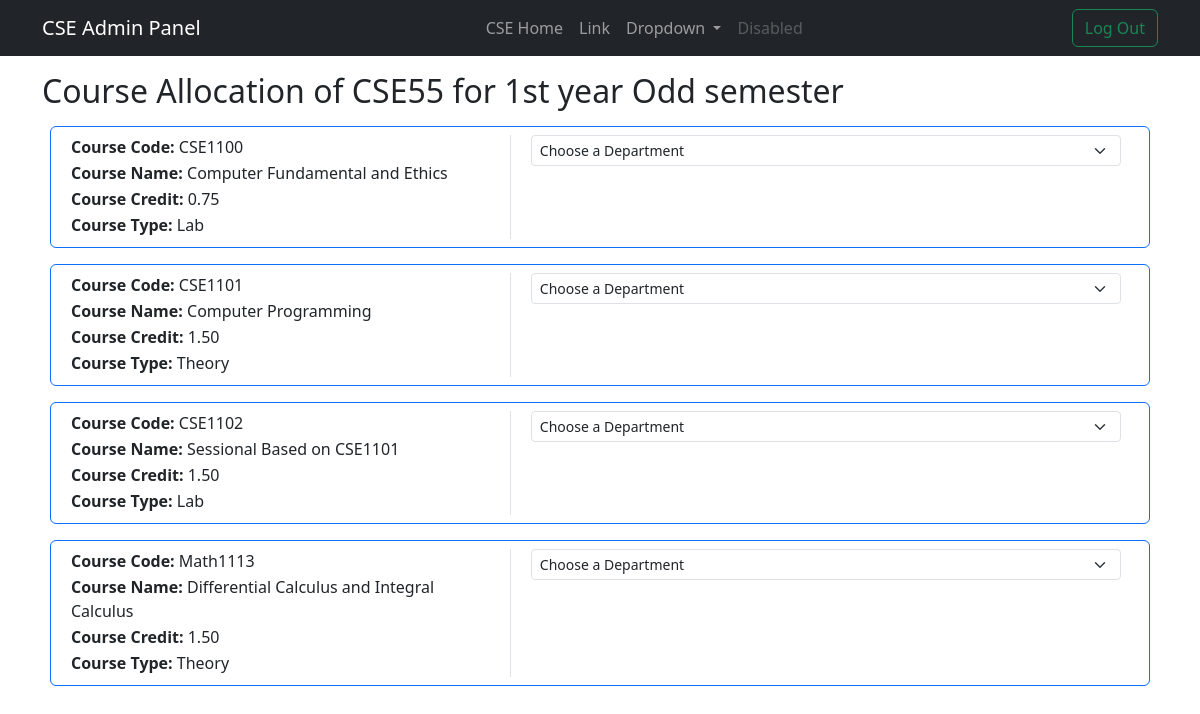
The app's page /dept/admin/CSE/4/course-allocation/ (signed in), older data.
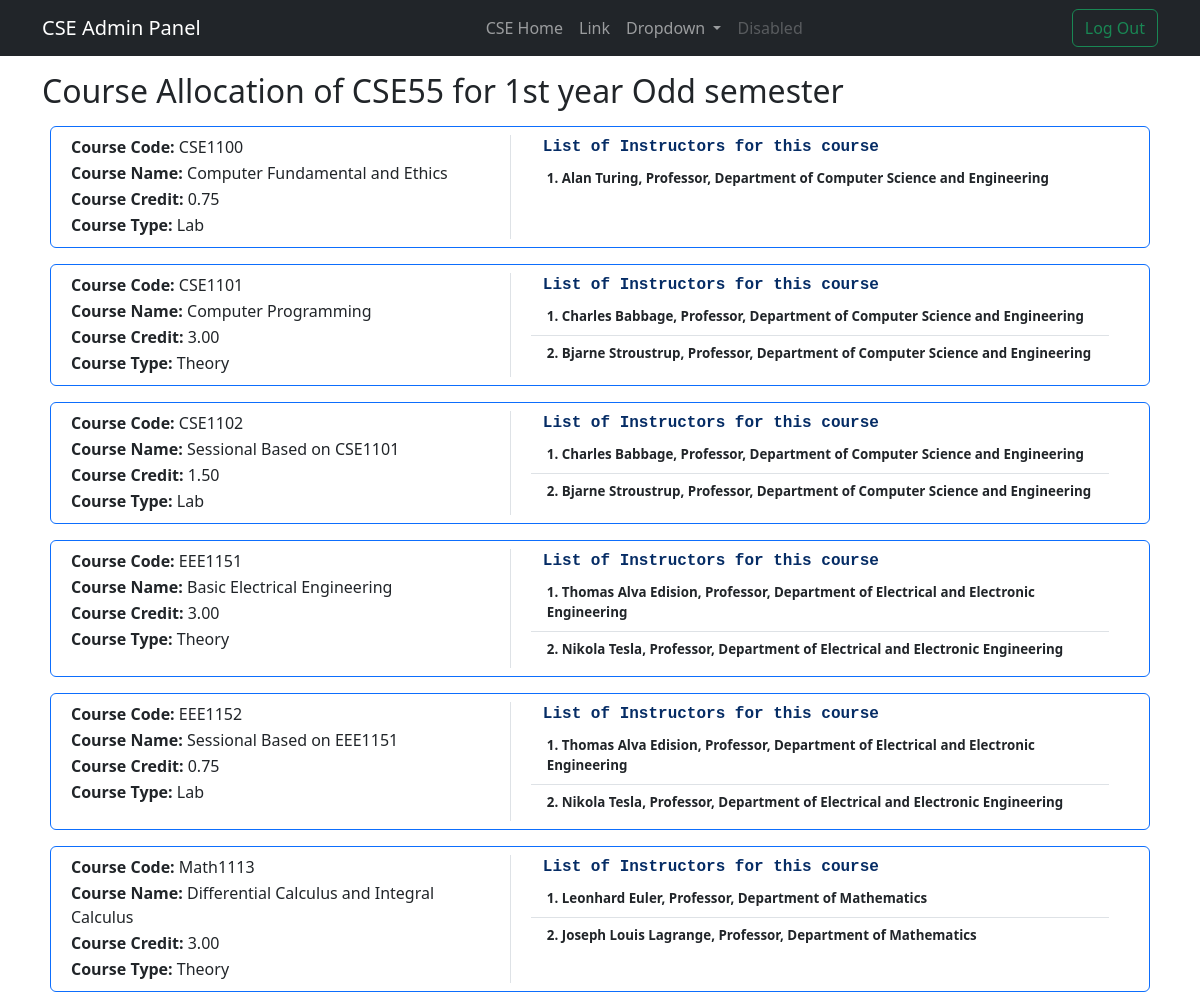
The same page, newer data.
### departments/models.py (models this page shows, shortened)
class Course(models.Model):
    id = models.AutoField(primary_key=True)
    th = "Theory"
    lab = "Lab"
    type_choices = [(th, "Theory"), (lab, "Lab")]
    title = models.CharField(max_length=10, unique=True)  # ex - CSE1100
    name = models.CharField(max_length=64)
    type = models.CharField(max_length=10, choices=type_choices, default=th)
    semester = models.ForeignKey(
        Semester, on_delete=models.CASCADE, related_name="courses"
    )
    isAllocated = models.BooleanField(default=False)
    credit = models.DecimalField(max_digits=3, decimal_places=2)
    department = models.ForeignKey(
        Department, on_delete=models.CASCADE, related_name="courses"
    )
    description = models.JSONField(null=True, blank=True)
    class Meta:
        ordering = ["semester", "title"]

class Department(models.Model):
    dept_id = models.CharField(max_length=4, unique=True)
    dept_code = models.CharField(max_length=5, unique=True, null=True, blank=True)
    dept_name = models.CharField(max_length=50)
    head = models.OneToOneField(
        "teachers.Teacher",
        on_delete=models.SET_NULL,
        null=True,
        blank=True,
        related_name="dept_head",
    )
    user = models.OneToOneField(
        User, on_delete=models.CASCADE, null=True, blank=True, related_name="dept"
    )

### teachers/models.py (models this page shows, shortened)
class courseTeacherAssignment(models.Model):
    id = models.AutoField(primary_key=True)
    course = models.ForeignKey(Course,
                               on_delete=models.CASCADE,
                               related_name='teachers')
    teacher = models.ForeignKey(Teacher,
                                on_delete=models.CASCADE,
                                related_name='teaches')
    series = models.ForeignKey(Series,
                               on_delete=models.CASCADE,
                               related_name='allocations')
    section = models.ForeignKey(Section,
                                on_delete=models.CASCADE,
                                related_name='allocations',
                                null=True, blank=True)
    status = models.CharField(max_length=10,
                              choices=[('Active', 'Active'),
                                       ('Finished', 'Finished')],
                                       default='Active')
    class Meta:
        constraints = [
            models.UniqueConstraint(fields=['course', 'teacher', 'series', 'section'], name='unique_course_teacher')
        ]

class Teacher(Person):
    code = models.CharField(max_length=5)
    user = models.OneToOneField(User,
                                on_delete=models.SET_NULL,
                                null=True, blank=True,
                                related_name='teacher')
    dept = models.ForeignKey(Department,
                             on_delete=models.CASCADE,
                             related_name='teachers')
    joined = models.DateField(auto_now_add=True)
    intro = models.TextField(null=True, blank=True)
    prof = 'Professor'
    asst_prof = 'Assistant Professor'
    assoc_prof = 'Associate Professor'
    lecturer = 'Lecturer'
    teacher_type_choices = [
        (prof, 'Professor'),
        (asst_prof, 'Assistant Professor'),
        (assoc_prof, 'Associate Professor'),
        (lecturer, 'Lecturer')
    ]
    designation = models.CharField(max_length=20,
                                   choices=teacher_type_choices,
                                   default=lecturer)
    active = "Active"
    leave = "On Leave"
    ret = "Retired"
    teacher_status_choices = [
        (active, "Active"),
        (leave, "On Leave"),
        (ret, "Retired")
    ]
    status = models.CharField(max_length=10,
                              choices=teacher_status_choices,
                              default=active)
    class Meta:
        constraints = [
            models.UniqueConstraint(fields=['code', 'dept'], name='unique_teacher')
        ]

### departments/views.py (the view)
# urls.py: path('admin/<str:deptId>/<int:serId>/course-allocation/', views.courseTeacherAllocation, name='courseTeacherAllocation'),
def courseTeacherAllocation(request, deptId, serId):
    print(request.get_full_path())
    try:
        dept = Department.objects.get(dept_id=deptId)
        series = dept.series.get(id=serId)
        if request.user == dept.user:
            if request.method == 'POST':
                try:
                    print('Got a post request in courseTeacherAllocation')
                    data = json.loads(request.body)
                    print(data)
                    course = Course.objects.get(title=data['courseID'])
                    dpt = Department.objects.get(dept_id=data['dept'])
                    teachers = data['teachers']
                    print(len(series.allocations.all()))
                    for t in teachers:
                        teacher = dpt.teachers.get(code=t)
                        courseTeacherAssignment.objects.create(course=course,
                                                               teacher=teacher,
                                                               series=series)
                    html_content = '''
                        <div class="row mx-2">
                            <p class="text-primary-emphasis fw-bold font-monospace">List of Instructors for this course</p>
                            <ul class="list-group list-group-numbered list-group-flush" id="selected-teachers">
                    '''
                    for teacher in course.teachers.all():
                        html_content += f'''
                                <li class="list-group-item fw-semibold custom-font">{teacher.teacher.full_name}, {teacher.teacher.designation},
                                    Department of {teacher.teacher.dept.dept_name}
                                </li>
                        '''
                    html_content += '''
                            </ul>
                        </div>
    '''
                    return JsonResponse({'success':True, 'html':html_content})
                except Exception as e:
                    print('Error:',e)
                    return JsonResponse({'success':False})
            elif request.method == 'GET':
                if request.GET.get('listFor', None) is not None:
                    print(request.GET.get('listFor'))
                    listFor = request.GET.get('listFor')
                    try:
                        dpt = Department.objects.get(dept_id=listFor)
                        teachers = dpt.teachers.all()
                        dt = {t.code: f'{t.full_name} - {t.designation}' for t in teachers}
                        return JsonResponse({
                            'success':True,
                            'teachers': dt
                        })
                    except Department.DoesNotExist:
                        return JsonResponse({'success':False})
                else:
                    return render(request, 'series/courseAllocation.html', {
                        'dept': dept,
                        'allDepts': Department.objects.all(),
                        'series': series,
                        'courses': dept.courses.filter(semester=series.running_semester),
                        'isLogged': True,
                    })
        else:
            messages.error(request, 'You are not authorized to access this page')
            return HttpResponseRedirect(reverse('Main:home'))
    except Department.DoesNotExist:
        return HttpResponseNotFound('<h1>Page not found</h1>')
    except Series.DoesNotExist:
        return HttpResponseNotFound('<h1>Page not found</h1>')

### departments/models.py (called while the page is built)
    def __str__(self) -> str:
        return f"{self.year} year {self.year_sem} semester"

    def get_absolute_url_course_allocation(self):
        return reverse(
            "dept:courseTeacherAllocation",
            kwargs={"deptId": self.department.dept_id, "serId": self.id},
        )

### departments/templates/series/courseAllocation.html (shortened to what this page needs)
{% extends 'departments/admin.html' %}
{%block content%}
<div class="container">
    <h2 class="my-3">Course Allocation of {{series.name}} for {{series.running_semester}}</h2>
    <form method="post">
        {% for course in courses %}
        <div class="row border border-primary mb-3 mx-2 rounded p-2" id="{{course.title}}">
            <div class="col-md-5">
                <p><b>Course Code: </b>{{course.title}} </p>
                <p><b>Course Name: </b>{{course.name}} </p>
                <p><b>Course Credit: </b>{{course.credit}} </p>
                <p><b>Course Type: </b>{{course.type}} </p>
            </div>
            <div class="col border-start teachers" id="{{course.title}}-teach">
                {% if course.teachers.all|length == 0 %}
                <div class="row mx-2">
                    <select class="form-select form-select-sm select-dept" aria-label="Default select example"
                        id="dept-select-{{course.title}}">
                        <option selected>Choose a Department</option>
                    </select>
                </div>
                {%else%}
                <div class="row mx-2">
                    <p class="text-primary-emphasis fw-bold font-monospace">List of Instructors for this course</p>
                    <ul class="list-group list-group-numbered list-group-flush" id="selected-teachers">
                        {% for t in course.teachers.all %}
                        <li class="list-group-item fw-semibold custom-font">{{t.teacher.full_name}}, {{t.teacher.designation}},
                             Department of {{t.teacher.dept.dept_name}}
                        </li>
                        {%endfor%}
                    </ul>
                </div>
                {%endif%}
            </div>
        </div>
        {%endfor%}
    </form>
</div>
{%endblock%}

Row changes from the older to the newer data that the page shows:
shown differently, row unchanged: Course "CSE1100": title "Choose a Department" → (not shown); now shows "List of Instructors for this course"
added courseTeacherAssignment: teacher.full_name "Alan Turing", teacher.designation "Professor", teacher.dept.dept_name "Computer Science and Engineering", shown under Course "CSE1100"
changed Course "CSE1101": credit "1.50" → "3.00"; title "Choose a Department" → (not shown); now shows "List of Instructors for this course"
added courseTeacherAssignment: teacher.full_name "Charles Babbage", teacher.designation "Professor", teacher.dept.dept_name "Computer Science and Engineering", shown under Course "CSE1101"
added courseTeacherAssignment: teacher.full_name "Bjarne Stroustrup", teacher.designation "Professor", teacher.dept.dept_name "Computer Science and Engineering", shown under Course "CSE1101"
shown differently, row unchanged: Course "CSE1102": title "Choose a Department" → (not shown); now shows "List of Instructors for this course"
added courseTeacherAssignment: teacher.full_name "Charles Babbage", teacher.designation "Professor", teacher.dept.dept_name "Computer Science and Engineering", shown under Course "CSE1102"
added courseTeacherAssignment: teacher.full_name "Bjarne Stroustrup", teacher.designation "Professor", teacher.dept.dept_name "Computer Science and Engineering", shown under Course "CSE1102"
added Course: title "EEE1151", name "Basic Electrical Engineering", credit "3.00", type "Theory"
added courseTeacherAssignment: teacher.full_name "Thomas Alva Edision", teacher.designation "Professor", teacher.dept.dept_name "Electrical and Electronic Engineering", shown under "EEE1151"
added courseTeacherAssignment: teacher.full_name "Nikola Tesla", teacher.designation "Professor", teacher.dept.dept_name "Electrical and Electronic Engineering", shown under "EEE1151"
added Course: title "EEE1152", name "Sessional Based on EEE1151", credit "0.75", type "Lab"
added courseTeacherAssignment: teacher.full_name "Thomas Alva Edision", teacher.designation "Professor", teacher.dept.dept_name "Electrical and Electronic Engineering", shown under "EEE1152"
added courseTeacherAssignment: teacher.full_name "Nikola Tesla", teacher.designation "Professor", teacher.dept.dept_name "Electrical and Electronic Engineering", shown under "EEE1152"
changed Course "Math1113": credit "1.50" → "3.00"; title "Choose a Department" → (not shown); now shows "List of Instructors for this course"
added courseTeacherAssignment: teacher.full_name "Leonhard Euler", teacher.designation "Professor", teacher.dept.dept_name "Mathematics", shown under Course "Math1113"
added courseTeacherAssignment: teacher.full_name "Joseph Louis Lagrange", teacher.designation "Professor", teacher.dept.dept_name "Mathematics", shown under Course "Math1113"
